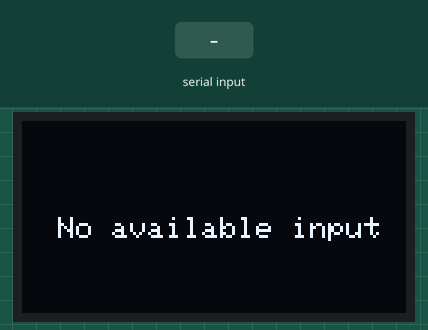
Bench run of a sketch on a simulated Arduino Uno, built with avr-gcc and run on an emulated ATmega328P. On the bench: 128×64 one-colour display. Inputs (shaded band) come from the test bench. The display library's start-up logo is not drawn.

Above: at 2.2 s.
2.3 s: "1\n" received over Serial
At 3.1 s:
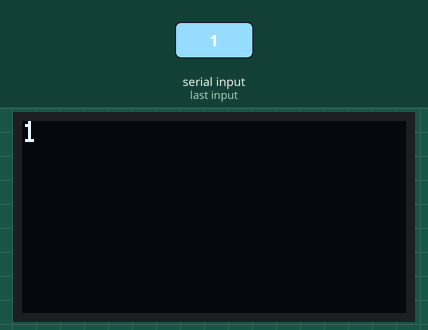
3.8 s: "0\n" received over Serial
At 4.2 s:
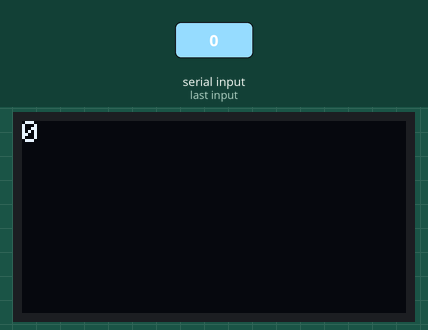
Timing chart, 0 to 6.8 s (numbered marks = the images above; inputs shaded):
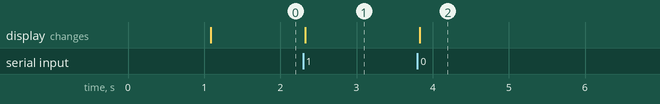

The sketch:

sketch_feb01a.ino
```cpp
#include <Wire.h>
#include <Adafruit_GFX.h>
#include <Adafruit_SSD1306.h>

#define SCREEN_WIDTH 128
#define SCREEN_HEIGHT 64
#define OLED_RESET    -1 // пин для ресета

Adafruit_SSD1306 display(SCREEN_WIDTH, SCREEN_HEIGHT, &Wire, OLED_RESET);

String inputString = "";
bool newInput = false;

void setup() {
  Serial.begin(9600);

  if (!display.begin(SSD1306_SWITCHCAPVCC, 0x3C)) {
    Serial.println(F("Failed SSD1306"));
    while (true);
  }
  //display.clearDisplay();
  display.display(); // по рофлу отображаю лого адафруита
  delay(1000);
  display.clearDisplay();
  display.setTextSize(1);
  display.setTextColor(SSD1306_WHITE);
  display.setCursor(12, 32);
  display.print("No available input");
  display.display();
}

void loop() {
  while (Serial.available() > 0) {
    char inChar = (char)Serial.read();
    // как определять новый инпут хз.
    if (inChar == '\n' || inChar == '\r') {
      newInput = true;
    } else {
      if (newInput) {
        inputString = "";
        newInput = false;
      }
      inputString += inChar;
    }
    display.clearDisplay();
    display.setTextSize(1);
    display.setTextColor(SSD1306_WHITE);
    display.setCursor(0, 0);
    display.print(inputString);
    display.display();
  }
}
```

Measured:
- after the input at 2.3 s, the display: changes at once (image 1)
- after the input at 3.8 s, the display: changes at once (image 2)
